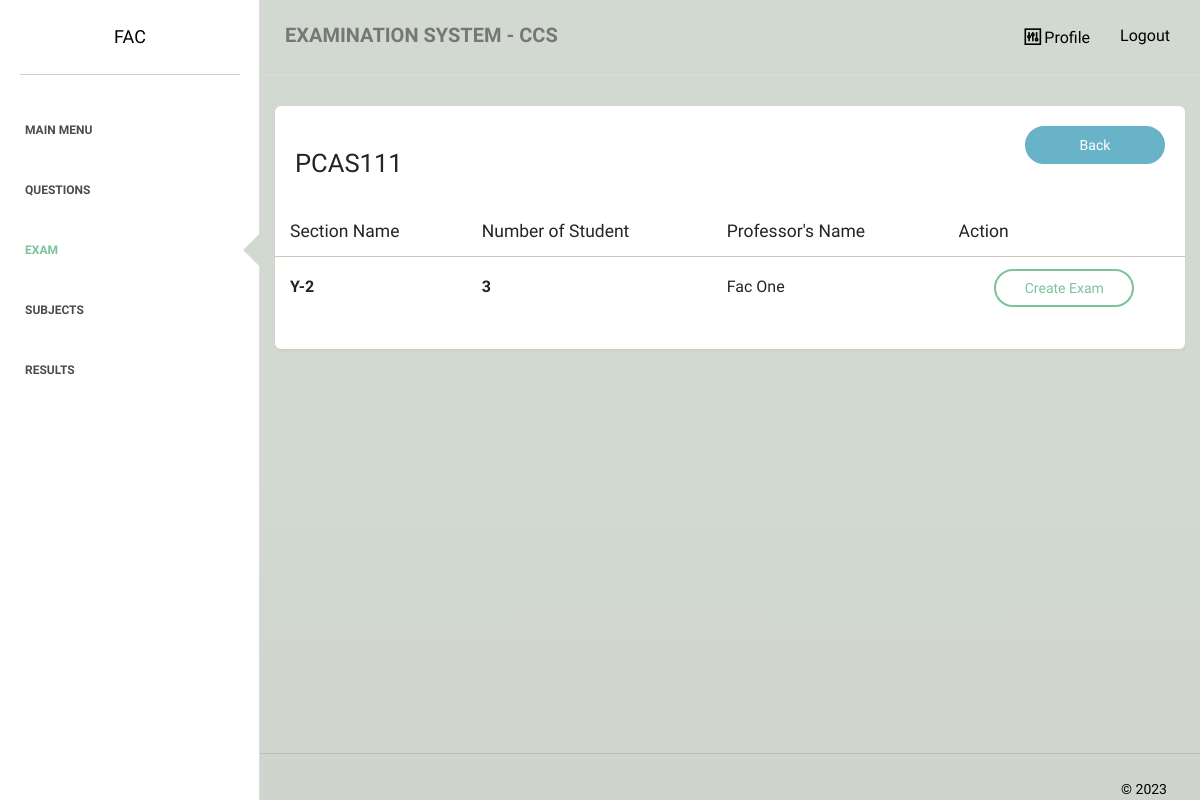
Screenshot of /faculty/exams/section.php?id=ZN0DL704 (signed in) with the database file from the repository.
### tables this page shows
CREATE TABLE `subject` (
  `subject_id` int(255) NOT NULL,
  `subject_name` varchar(255) NOT NULL,
  `num_of_student` varchar(255) NOT NULL,
  `rnd_id` varchar(255) NOT NULL,
  `list_of_student` varchar(2000) NOT NULL,
  `semester` varchar(5) NOT NULL,
  `yearlevel` varchar(5) NOT NULL
);

CREATE TABLE `section` (
  `section_id` int(255) NOT NULL,
  `section_name` varchar(255) NOT NULL,
  `subject_id` varchar(255) NOT NULL,
  `prof_name` varchar(255) NOT NULL,
  `prof_id` varchar(255) NOT NULL
);

### faculty/exams/section.php (the view, shortened to what this page needs)
<?php
require_once "../../dbconnect.php";
$id = $_GET['id'] ?? '';
$statement = $pdo->prepare('SELECT * from subject where rnd_id = :id');
$statement->bindValue(':id', $id);
$statement->execute();
$procdata = $statement->fetchAll(PDO::FETCH_ASSOC);
$statement = $pdo->prepare('SELECT * FROM prof_subjects WHERE prof_id = :prof_id and subject_id = :subject_id ');
$statement->bindValue(':prof_id', $_SESSION['id']);
$statement->bindValue(':subject_id', $id);
$statement->execute();
$data = $statement->fetchAll(PDO::FETCH_ASSOC);
$statement = $pdo->prepare('SELECT  s.*, (select count(*) from enrolled_student e where e.subject_id = s.subject_id and e.section_id = s.section_id) as number_of_stud from section s where subject_id = :id and prof_id = :prof_id');
$statement->bindValue(':id', $id);
$statement->bindValue(':prof_id', $_SESSION['id']);
$statement->execute();
$section = $statement->fetchAll(PDO::FETCH_ASSOC);
?>
<!doctype html>
<html lang="en">
<head>
    <link href="../../assets/css/main.css" rel="stylesheet" />
    <link href="../../assets/css/animate.css" rel="stylesheet"/>
    <link href="../../assets/css/paper-dashboard.css" rel="stylesheet"/>
    <link href="../../assets/css/demo.css" rel="stylesheet" />
    <link href="http://maxcdn.bootstrapcdn.com/font-awesome/latest/css/font-awesome.min.css" rel="stylesheet">
    <link href="../../assets/css/themify-icons.css" rel="stylesheet">
</head>
<body>
<div class="wrapper">
    <div class="sidebar" data-background-color="white" data-active-color="success">
    	<div class="sidebar-wrapper">
            <div class="logo">
                <a href="" class="simple-text">
                    <?php echo ucfirst($_SESSION["first_name"]); ?>
                </a>
            </div>
            <ul class="nav">
                <li>
                    <a href="../">
                        <p>Main Menu</p>
                    </a>
                </li>
                <li>
                    <a href="../questions/">
                        <p>Questions</p>
                    </a>
                </li>
                <li class="active">
                    <a href="../exams/">
                        <p>Exam</p>
                    </a>
                </li>
                <li>
                    <a href="../subjects/">
                        <p>Subjects</p>
                    </a>
                </li>
                <li>
                    <a href="../generate/">
                        <p>Results</p>
                    </a>
                </li>
            </ul>
    	</div>
    </div>
    <div class="main-panel">
        <nav class="navbar navbar-default">
            <div class="container-fluid">
                <div class="navbar-header">
                    <a class="navbar-brand" href="#">EXAMINATION SYSTEM - CCS</a>
                </div>
                <div class="collapse navbar-collapse">
                    <ul class="nav navbar-nav navbar-right">
                        <li>
                            <a href="../profile.php">
                                <i class="ti-panel"></i>
								<p>Profile</p>
                            </a>
                        </li>
						<li>
                            <a href="../../logout">
								<p>Logout</p>
                            </a>
                        </li>
                    </ul>
                </div>
            </div>
        </nav>
        <div class="content">
            <div class="container-fluid">
                <div class="row">
                    <div class="">
                        <div class="card ">
                            <div class="header">
                                <div class="header-arrangement">
                                    <div class="right">
                                        <h3><?php echo $procdata[0]['subject_name']; ?></h3>
                                    </div>
                                    <div class="left">
                                        <a href="list.php" class="btn btn-info btn-fill btn-wd">Back</a>
                                    </div>
                                </div>
                            </div>
                            <div class="content table-responsive table-full-width">
                                <table class="table">
                                    <thead>
                                    	<th>Section Name</th>
                                    	<th>Number of Student</th>
                                    	<th>Professor's Name</th>
                                        <?php if ($data[0]['role'] == 'main'): ?>
                                    	<th>Action</th>
                                        <?php endif; ?>
                                    </thead>
                                    <tbody>
                                        <?php foreach ($section as $i => $item): ?>
                                        <tr>
                                        	<td style="font-size:medium;"><b><?php echo $item['section_name']; ?></b></td>
                                        	<td style="font-size:medium;"><b><?php echo $item['number_of_stud']; ?></b></td>
                                        	<td style="font-size:medium;"><?php echo $item['prof_name']; ?></td>
                                            <?php if ($data[0]['role'] == 'main'): ?>
                                        	<td style="text-align:center;">
                                                <a href="create.php?id=<?php echo $item['section_id']; ?>&rnd_id=<?php echo $item['subject_id']; ?>" class="btn btn-success btn-wd">Create Exam</a>
                                            </td>
                                            <?php endif; ?>
                                        </tr>
                                        <?php endforeach;?>
                                    </tbody>
                                </table>
                            </div>
                        </div>
                    </div>
                </div>
            </div>
        </div>
        <footer class="footer">
            <div class="container-fluid">
                <div class="copyright pull-right">
                    &copy; <script>document.write(new Date().getFullYear())</script>
                </div>
            </div>
        </footer>
    </div>
</div>
</body>
</html>

### assets/css/demo.css (style rules this page uses)
.header-arrangement { display: flex; }
.header-arrangement .right { flex: 1; }

### rows the page displays
subject: subject_name "PCAS111"
section: section_name "Y-2", number_of_stud "3", prof_name "Fac One"

### other values shown
$_SESSION["first_name"] "FAC"
